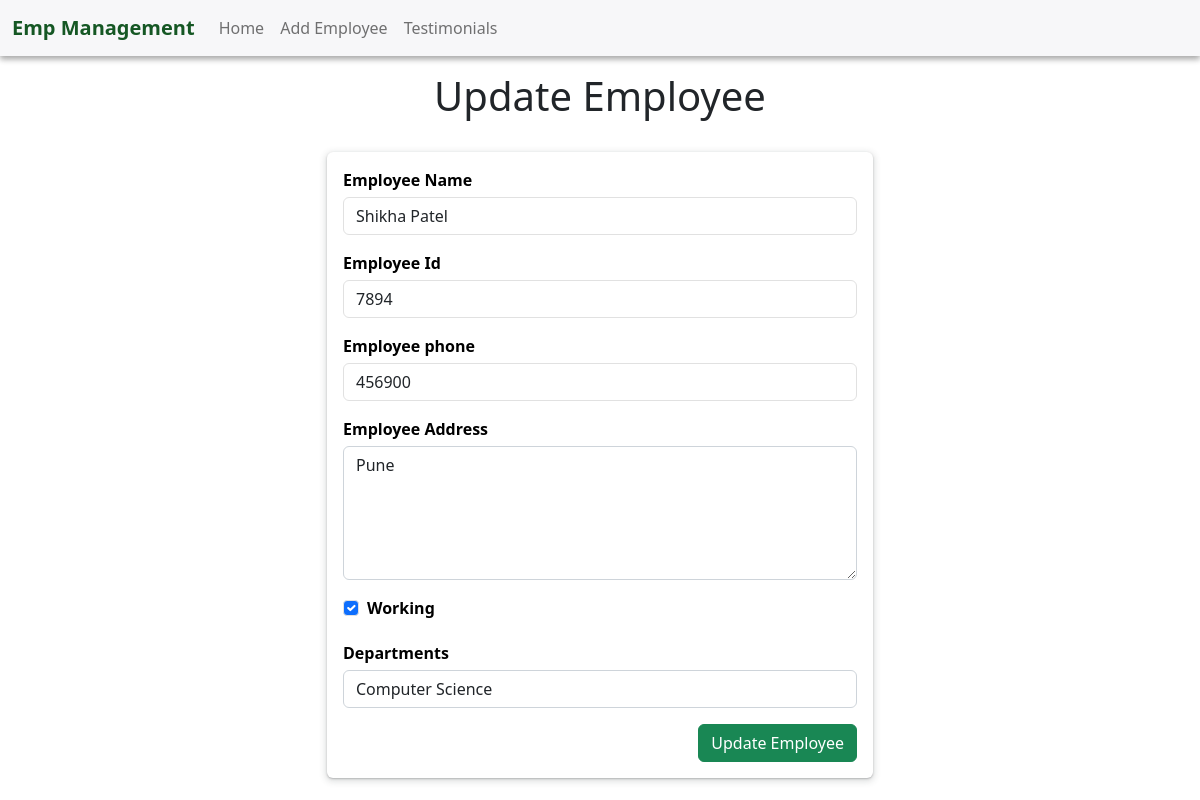
The page /emp/update-emp/11 on the database its author committed.
### emp/models.py (models this page shows, shortened)
class Emp(models.Model):
  name = models.CharField(max_length = 200)
  emp_id = models.CharField(max_length=200)
  phone = models.CharField(max_length=10)
  address = models.CharField(max_length=150)
  working = models.BooleanField(default=True)
  department = models.CharField(max_length=10)

### emp/views.py (the view)
# urls.py: path('update-emp/<int:emp_id>',update_emp),
def update_emp(request,emp_id):
  emp = Emp.objects.get(pk = emp_id)
  return render(request, "emp/update_emp.html",{
    'emp':emp
  })

### templates/emp/update_emp.html (shortened to what this page needs)
<!doctype html>
<html lang="en">
  <head>
    <link href="https://cdn.jsdelivr.net/npm/bootstrap@5.2.2/dist/css/bootstrap.min.css" rel="stylesheet">
  </head>
  <body>
    {% include "emp/navbar.html" %}
    <h1 class="text-center y-3">Update Employee</h1>
    <div class="container">
      <div class="row">
        <div class="col-md-6 offset-md-3">
          <div class="card bg-dark text-white">
            <div class="card-body">
              <form action="/emp/do-update-emp/{{emp.id}}" method="POST">
                <div class="mb-3">
                  <label for="name">Employee Name</label>
                  <input id="name" type="text" class="form-control" placeholder="Enter emp name" name = 'emp_name' value="{{emp.name}}">
                </div>
                <div class="mb-3">
                  <label for="id">Employee Id</label>
                  <input id="id" type="text" class="form-control" placeholder="Enter emp id" name = 'emp_id' value="{{emp.emp_id}}">
                </div>
                <div class="mb-3">
                  <label for="phone">Employee phone</label>
                  <input id="phone" type="text" class="form-control" placeholder="Enter emp phone" name = 'emp_phone' value="{{emp.phone}}">
                </div>
                <div class="mb-3">
                  <label for="address">Employee Address</label>
                  <textarea name="emp_address" id="address" rows="5" class = "form-control">{{emp.address}}</textarea>
                </div>
                <div class="mb-3 form-check">
                  <label for="working">Working</label>
                  <input {% if emp.working %} checked {% endif %} id = 'working' name = 'emp_working' class="form-check-input" type="checkbox">
                </div>
                <div class="mb-3">
                  <label for="department">Departments</label>
                  <select value = "{{emp.department}}"name="emp_department" id="department" class="form-control">
                    <option value="CSE">Computer Science</option>
                  </select>
                </div>
                <div class="text-center">
                  <button class="btn btn-success">
                    Update Employee
                  </button>
                </div>
              </form>
            </div>
          </div>
        </div>
      </div>
    </div>
  </body>
</html>

### templates/emp/update_emp.html (style rules this page uses)
.card { background-color: white !important; border:none; box-shadow: rgba(60, 64, 67, 0.3) 0px 1px 2px 0px, rgba(60, 64, 67, 0.15) 0px 2px 6px 2px; }
.card .card-body label { color: black !important; font-weight: bold; margin-bottom: 5px; }
.card .card-body input { border: 1px solid #e1e1e1 }
.card .btn-success { float: right }
h1 { margin-top: 1rem; margin-bottom: 2rem; }

### rows shown on the page
Emp: emp_name "Shikha Patel", emp_id "7894", emp_phone "456900", emp_address "Pune", working "☑", emp_department "Computer Science"
